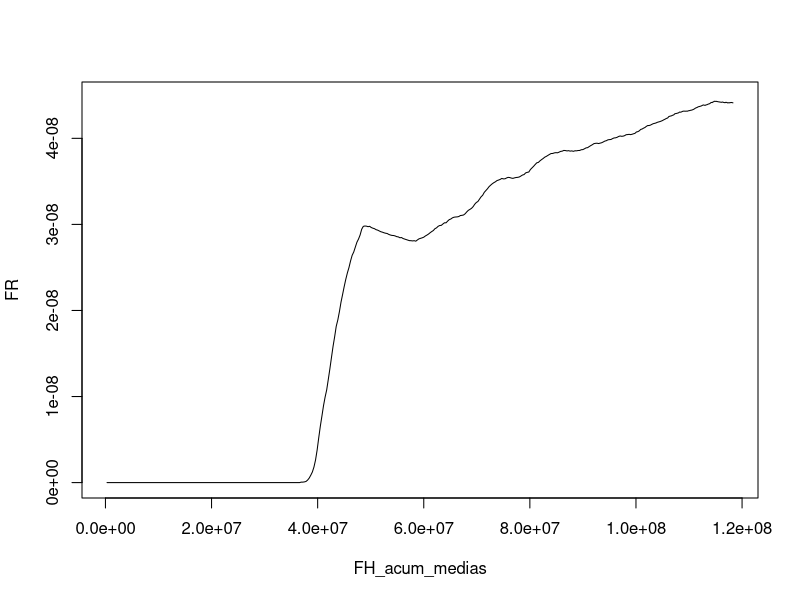
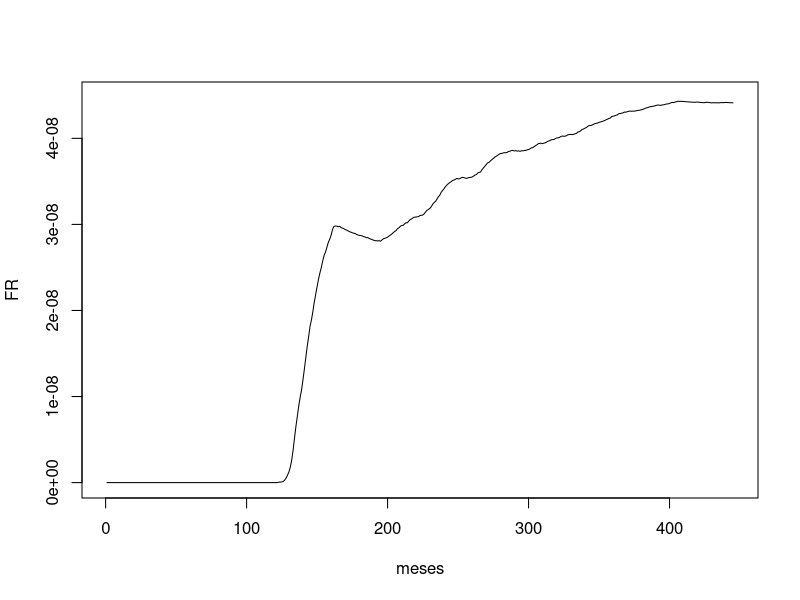

Write the R code that produced these figures, in order.
# Caso de Monte Carlo — estrutura
# Implementação de referência para reprodução e replicação em aula.
# Caso mitigado: threshold_inspecao <- 10000L e intervalo_inspecao <- 5000L.

###### Dados de entrada ######

life_limit <- 80000L # FC o L significa Inteiro
tam_frota <- 1000L

# Dados da trinca
trinca_inicial_min <- 0.1 # milímetros
trinca_inicial_max <- 1 # milímetros
tam_critico_trinca <- 100 # milímetros

propagacao_trinca_min <- 1.8e-4
propagacao_trinca_max <- 2e-4

#beta, eta e gama da weibull 3P que dita a probabilidade de detecção de uma trinca em mm.
beta <- 1.5
eta <- 10
gama <- 1

ciclos_mes_min <- 180
ciclos_mes_max <- 220

threshold_inspecao <- 15000L #FC
intervalo_inspecao <- 7500L #FC
limite_inspeção_min <- -1000L #Quantos FC antes pode ser feita a parada de manutenção
limite_inspeção_max <- 0L #Quantos FC após pode ser feita a parada de manutenção

FHFC_min=1.3 #mínimo da relacao FH/FC
FHFC_max=1.7 #maximo da relacao FH/FC

# inicio dos calculos

meses_simulacao <- as.integer(ceiling(life_limit/ciclos_mes_min)) #Número máximo de meses da simulação
set.seed(10)

###### Funções ######

prob_deteccao <- function(tam_trinca) {
          x <- pmax(tam_trinca - gama, 0)
          1 - exp(-((x / eta)^beta))

}

cont<-0
simular_estruturas <- function(tam_frota) {

          cont<<-cont+1
          cat(cont,"\r")

          #inicializa os vetores

          #calcula vetores fixos da frota
          FC_mes_aeronaves <- (ciclos_mes_min + sample.int(ciclos_mes_max - ciclos_mes_min + 1, tam_frota, replace = TRUE) - 1) #Gera o FC por mes aleatório de cada aeronave
          FHFC_aeronaves <- runif(tam_frota, FHFC_min,FHFC_max) # FH/FC aleatório para cada aeronave.
          FH_mes_aeronaves <- FC_mes_aeronaves * FHFC_aeronaves #Gera o FH por mes aleatório de cada aeronave

          FC_mes_acc_frota <- rowSums(pmin(outer(1:meses_simulacao, FC_mes_aeronaves, "*"),life_limit)) #Calcula vetor the FC acumulado da frota a cada mês

          FH_mes_acc_frota <- rowSums(pmin(outer(1:meses_simulacao, FH_mes_aeronaves, "*"),life_limit*FHFC_aeronaves)) #Calcula vetor the FH acumulada da frota a cada mês

          ######

          fc_aeronave <- integer(tam_frota) #inicializa a ciclagem de cada aeronave da frota
          falhas_mes <- integer(meses_simulacao) #inicializa vetor de falhas

          trinca_inicial <- runif(tam_frota, trinca_inicial_min,trinca_inicial_max)
          propagacao_trinca <- runif(tam_frota, propagacao_trinca_min,propagacao_trinca_max)
          repintervalo <- integer(tam_frota) #Vetor de quantas vezes o intervalo já foi executado - inicia em 0

          ativos <- seq_len(tam_frota)

          while (length(ativos)) {
                     a <- ativos #ínidices ativos
                     tam_ativos <- length(a) #tamanho do vetor de ativos

                     #proxima inspeção somente para os ativos (que não chegaram ao final da vida)
                     prox_inspecao <- threshold_inspecao+ (intervalo_inspecao*repintervalo[a])+ (limite_inspeção_min + sample.int(limite_inspeção_max - limite_inspeção_min + 1, tam_ativos, replace = TRUE) - 1L) #a próxima inspeção é Threshold + intervalo +- margem permitida (números aletórios gerados para as margens)

                     # essas aeronaves chegariam ao fim da simulação
                     i_chegaria_ao_fim <- ((fc_aeronave[a]+prox_inspecao) >= life_limit)
                     prox_inspecao[i_chegaria_ao_fim] <- life_limit-fc_aeronave[a[i_chegaria_ao_fim]]

                     tam_trinca_prox_inspecao <- trinca_inicial[a] * exp(propagacao_trinca[a]*prox_inspecao)

                     # peças que falharam antes da próxima inspeção
                     i_falhou_antes <- tam_trinca_prox_inspecao>=tam_critico_trinca
                     wi_falhou_antes <- a[i_falhou_antes]
                     if(length(wi_falhou_antes)){ # Para os itens que falharam antes da insepção

                                #calcula FC no tamanho crítico
                                fc_falha <- ceiling((log(tam_critico_trinca/trinca_inicial[wi_falhou_antes])/propagacao_trinca[wi_falhou_antes]))
                                #atualiza FC das aeronaves
                                fc_aeronave[wi_falhou_antes] <- fc_aeronave[wi_falhou_antes] + fc_falha

                                meses_falha <- ceiling(fc_aeronave[wi_falhou_antes]/FC_mes_aeronaves[wi_falhou_antes]) #calcula o mês de operacao da aeronave em que a falha ocorreu.

                                falhas_mes <- falhas_mes + tabulate(meses_falha, nbins = length(falhas_mes)) #soma a quantidade de falhas nos respectivos meses.

                                #Reseta a peça falhada
                                repintervalo[wi_falhou_antes]<- -1L #inspeção volta para o threshold - será somado 1 posteriormente
                                t<-length(wi_falhou_antes) #qtde de peças que falharam
                                trinca_inicial[wi_falhou_antes] <- runif(t, trinca_inicial_min,trinca_inicial_max) #reinicia trinca
                                propagacao_trinca[wi_falhou_antes] <- runif(t, propagacao_trinca_min,propagacao_trinca_max) #reinicia propagacao

                     }

                     # peças que não falharam antes da inspeção, que não chegariam ao fim da vida até a inspeção e a trinca foi detectada na inspeção

                     i_detectada_prox_inspecao <- (runif(tam_ativos) < prob_deteccao(tam_trinca_prox_inspecao)) & !i_falhou_antes & !i_chegaria_ao_fim

                     wi_detectada_prox_inspecao <- a[i_detectada_prox_inspecao]
                     if(length(wi_detectada_prox_inspecao)){

                                #atualiza FC das aeronaves
                                fc_aeronave[wi_detectada_prox_inspecao] <- fc_aeronave[wi_detectada_prox_inspecao] + prox_inspecao[i_detectada_prox_inspecao]

                                #Reseta a peça falhada
                                repintervalo[wi_detectada_prox_inspecao]<- -1L #inspeção volta para o threshold - será somado 1 posteriormente
                                t<-length(wi_detectada_prox_inspecao) #qtde de peças que falharam
                                trinca_inicial[wi_detectada_prox_inspecao] <- runif(t, trinca_inicial_min,trinca_inicial_max) #reinicia trinca
                                propagacao_trinca[wi_detectada_prox_inspecao] <- runif(t, propagacao_trinca_min,propagacao_trinca_max) #reinicia propagacao
                     }
                     repintervalo[a]<-repintervalo[a]+1L #pula para o próximo intervalo de inspeção

                     # Continuam ativos as peças que a proxima inspeção é antes do fim da vida util ou que falharam antes de atingir o final da vida util.

                     i_terminou <- i_chegaria_ao_fim & !i_falhou_antes
                     ativos<-ativos[!i_terminou]
          }
          falhas_mes_acumuladas <- cumsum(falhas_mes)
          return(c(falhas_mes_acumuladas, FH_mes_acc_frota))
}

###### Simulação e resultados ######

###### Multiplas execuções ######

n_rep <- 1000 # Modo rápido em aula; use 10000 para reproduzir a referência.
resultados_mc <- replicate(n_rep, simular_estruturas(tam_frota))

# vetor com a média das falhas_acumuladas e média das FH_acumuladas
resultado_medio <- rowMeans(resultados_mc)

n <- meses_simulacao

falhas_acum_medias <- resultado_medio[1:n]

FH_acum_medias <- resultado_medio[(n+1):(2*n)]

FR <- falhas_acum_medias/FH_acum_medias

#plot(FH_acum_medias,FR,type = "l",ylim = c(0,max(FR)*1.01))

meses<-1:meses_simulacao
plot(FH_acum_medias,FR,type = "l",ylim = c(0,max(FR)*1.01))
plot(meses,FR,type = "l",ylim = c(0,max(FR)*1.01))
cat(sprintf("Monte Carlo, %d repetições %d meses: Média de Falhas: %.3f - FR: %.3e\n",

         n_rep,meses_simulacao, tail(falhas_acum_medias,1),
tail(falhas_acum_medias,1)/tail(FH_acum_medias,1)))
